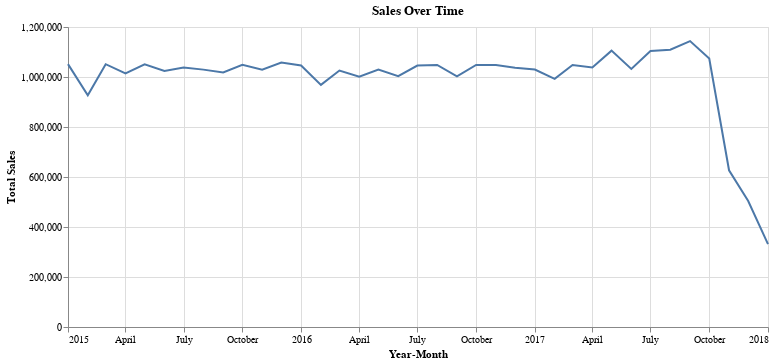

The code cell stored with this chart in its notebook:
### Code cell
monthlyChart = alt.Chart(monthlySales).mark_line().encode(
    x=alt.X('Month-Year:T', title='Year-Month'),
    y=alt.Y('Sales:Q', title='Total Sales'),
).properties(
    title='Sales Over Time',
    width=700,
    height=300
)

monthlyChart

### Figure 1 — Vega-Lite specification as saved in the notebook (floating-point values rounded to 4 significant figures)
{"config": {"view": {"continuousWidth": 400, "continuousHeight": 300}}, "data": {"name": "data-ec8274adb69c2e560405d20fdf17df90"}, "mark": "line", "encoding": {"x": {"field": "Month-Year", "title": "Year-Month", "type": "temporal"}, "y": {"field": "Sales", "title": "Total Sales", "type": "quantitative"}}, "height": 300, "title": "Sales Over Time", "width": 700, "$schema": "https://vega.github.io/schema/vega-lite/v4.17.0.json", "datasets": {"data-ec8274adb69c2e560405d20fdf17df90": [{"Month-Year": "2015-01", "Sales": 1052000.0}, {"Month-Year": "2015-02", "Sales": 927000.0}, {"Month-Year": "2015-03", "Sales": 1051000.0}, {"Month-Year": "2015-04", "Sales": 1014000.0}, {"Month-Year": "2015-05", "Sales": 1050000.0}, {"Month-Year": "2015-06", "Sales": 1024000.0}, {"Month-Year": "2015-07", "Sales": 1038000.0}, {"Month-Year": "2015-08", "Sales": 1029000.0}, {"Month-Year": "2015-09", "Sales": 1018000.0}, {"Month-Year": "2015-10", "Sales": 1049000.0}, {"Month-Year": "2015-11", "Sales": 1029000.0}, {"Month-Year": "2015-12", "Sales": 1058000.0}, {"Month-Year": "2016-01", "Sales": 1046000.0}, {"Month-Year": "2016-02", "Sales": 968500.0}, {"Month-Year": "2016-03", "Sales": 1026000.0}, {"Month-Year": "2016-04", "Sales": 1001000.0}, {"Month-Year": "2016-05", "Sales": 1029000.0}, {"Month-Year": "2016-06", "Sales": 1003000.0}, {"Month-Year": "2016-07", "Sales": 1046000.0}, {"Month-Year": "2016-08", "Sales": 1048000.0}, {"Month-Year": "2016-09", "Sales": 1002000.0}, {"Month-Year": "2016-10", "Sales": 1048000.0}, {"Month-Year": "2016-11", "Sales": 1048000.0}, {"Month-Year": "2016-12", "Sales": 1037000.0}, {"Month-Year": "2017-01", "Sales": 1030000.0}, {"Month-Year": "2017-02", "Sales": 992500.0}, {"Month-Year": "2017-03", "Sales": 1048000.0}, {"Month-Year": "2017-04", "Sales": 1038000.0}, {"Month-Year": "2017-05", "Sales": 1105000.0}, {"Month-Year": "2017-06", "Sales": 1032000.0}, {"Month-Year": "2017-07", "Sales": 1104000.0}, {"Month-Year": "2017-08", "Sales": 1109000.0}, {"Month-Year": "2017-09", "Sales": 1144000.0}, {"Month-Year": "2017-10", "Sales": 1074000.0}, {"Month-Year": "2017-11", "Sales": 626900.0}, {"Month-Year": "2017-12", "Sales": 503900.0}, {"Month-Year": "2018-01", "Sales": 331600.0}]}}
